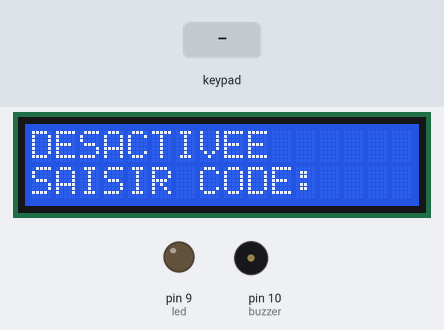
Simulated run of this sketch. Board: Arduino Uno, built with avr-gcc and run on an emulated ATmega328P. Shown: 16×2 character LCD, output pins drawn as LEDs (lit = HIGH), buzzer (waves = sounding, pin HIGH). The test bench sets the inputs (shaded band).

Above: at 1.2 s.
1.3 s: keypad keys 1 2 3 4 # pressed 0.4 s apart
At 3.7 s:
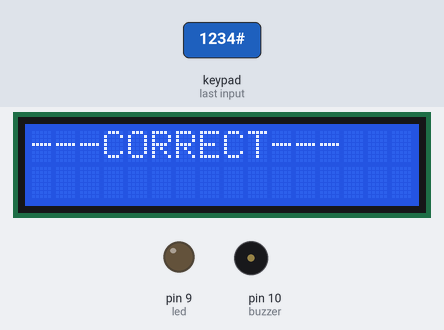
At 4.6 s:
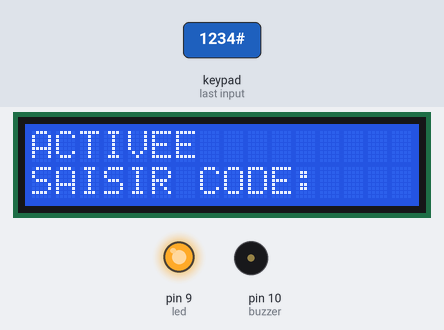
Timing chart, 0 to 6.1 s (numbered marks = the images above; inputs shaded):
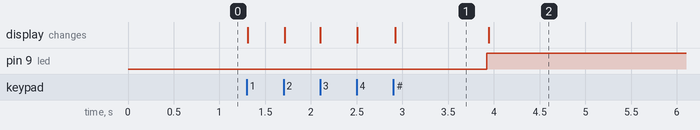

Measured:
- after the input at 1.3 s, pin 9 (led): LOW → HIGH after 2.6 s; the display: first changes at once (image 1 shows a later state)
- what the display in image 1 shows lasts 1.0 s, from 2.9 s to 3.9 s

The sketch:

alarme_domestique.ino
```cpp
//Importation des bibliothèques nécessaires au projet
#include <Wire.h>
#include <LiquidCrystal_I2C.h>
#include <Keypad.h>
#include <Password.h>

LiquidCrystal_I2C lcd(0x27, 16, 2); //L'adresse de l'lcd pourrait etre différente de 0x27 -> si besoin lancez un code pour scanner les périphériques I2C (I2C Scanner)
//On spécifie les pins sur lesquelles sont connectés le détecteur, la led et le buzzer
int detecteurMouvement = 8;
int led = 9;
int buzzer = 10;

const byte lignes = 4; //Nombre de lignes et colonnes sur le clavier
const byte colonnes = 4;
char boutons[lignes][colonnes] = { //Matrice de caractères correspondant à chacun des boutons du clavier
  {'1', '2', '3', 'A'},
  {'4', '5', '6', 'B'},
  {'7', '8', '9', 'C'},
  {'*', '0', '#', 'D'}
};
byte pinsLignes[lignes] = {7, 6, 5, 4}; //On spécifie les pins où sont branchés les fils correspondant aux lignes du clavier
byte pinsColonnes[colonnes] = {3, 2, 1, 0}; //On spécifie les pins où sont branchés les fils correspondant aux colonnes du clavier
Keypad clavier = Keypad(makeKeymap(boutons), pinsLignes, pinsColonnes, lignes, colonnes);

char bouton; //Variable permettant de stocker le caractère du bouton sur lequel on a appuyé
boolean alarme = false; //Variable permettant de savoir si l'alarme est activée ou désactivée
boolean code = false; //Variable permettant de controler si le code entré est correct ou non
boolean detection = false; //Variable permettant de savoir si un mouvement à été détecté
boolean timeout = false; //Variable permettant de savoir si on a dépassé le temps dans l'état ALERTE et qu'on doit passer en MODE SIRENE
boolean tempsMort = true; //Variable qui permet de gérer l'inactivité du détecteur de mouvement
int etape = 1; //Variable permettant de contrôler les événements dans le loop()
unsigned long tempoSirene = 0; //Variable compteur permettant de savoir quand activer le buzzer dans le MODE SIRENE tout en évitant les delay() qui sont bloquant !!
int compteur = 0; //Variable compteur permettant de compter le nombre de bip dans le MODE ALERTE
long temps; //Variable utilisée pour des mesures de temps locales lorsque l'alarme est en MODE ALERTE
int posLCD = 12; //Position sur l'LCD (colonne) où on print le 1er caractère du code
Password motDePasse = Password("1234"); //Mot de passe permettant d'activer et désactiver l'alarme


void setup() {
  //Déclaration des pins de l'Arduino en sortie pour la led et le buzzer et en entrée pour le détecteur
  pinMode(led, OUTPUT);
  pinMode(buzzer, OUTPUT);
  pinMode(detecteurMouvement, INPUT);
  //Initialisation de l'LCD et activation du rétro-éclairage
  lcd.init();
  lcd.backlight();
  //Appel de la fonction (voir plus bas dans le code) qui gère l'affichage de l'état de l'alarme sur l'LCD -> par défaut l'alarme est désactivée
  ecranEtatAlarme();
}


void loop() {
  bouton = clavier.getKey(); //On lit le clavier et on stocke le résultat dans la variable bouton
  if (bouton != NO_KEY) {
    switch (bouton)//On exécute une action en fonction de la touche qui a été appuyée
    {
      case '*' : reinitialiserCode(); break; //Si on appuye sur *, on efface le code sur l'LCD
      case '#' : verifierCode(); break; //Si on appuye sur #, on vérifie que le code entré par l'utilisateur = mot de passe de l'alarme
      case 'A' : break; //On ne fait rien lorsqu'il s'agit des 4 lettres
      case 'B' : break;
      case 'C' : break;
      case 'D' : break;
      default : ajouter(); //Si on appuye sur un chiffre, on l'ajoute au code utilisateur (concaténation) et on print sur l'LCD
    }
  }

  //ETAT 1
  //Si l'alarme vient d'être ACTIVEE,on attend 15 secondes et puis on commence à prendre des mesures avec le détecteur de mouvement
  //Dès que le capteur a détecté un mouvement, l'alarme passe en MODE ALERTE
  if (alarme == true && etape == 1) {
    if (tempsMort) {
      delay(15000);
      tempsMort = false;
    }
    else {
      if (digitalRead(detecteurMouvement) == HIGH) {
        detection = true;
        etape = 2;
      }
    }
  }

  //ETAT 2 (MODE ALERTE)
  //On émet un bip toutes les secondes pendant environ 10 secondes (=tant que compteur <=10)
  //On utilise la fonction millis pour la mesure du temps à la place d'un delay (bloquant) qui rendrait le clavier indisponible or on veut lire le clavier à tout moment
  if (detection == true && etape == 2) {
    if ((millis() - temps) > 1000)
    {
      tone(buzzer, 1000, 50);
      temps = millis();
      compteur = compteur + 1;

      if (compteur > 10) {
        timeout = true;
        etape = 3;
        compteur = 0;
      }
    }
  }

  //ETAT 3 (MODE SIRENE)
  //On active le buzzer pendant 10000 tours de boucle et on le désactive pendant 10000 autres tours
  //Le choix du nombre de boucle s'est fait par essai-erreur jusqu'à obtenir le résultat sonore souhaité
  //Une fois de plus, on évite la fonction delay grâce à une nouvelle astuce
  if (timeout == true) { //L'alarme passe en MODE SIRENE
    if (tempoSirene < 10000) {
      tone(buzzer, 1000, 50);
    }
    else {
      noTone(buzzer);
    }
    tempoSirene = tempoSirene + 1;
    if (tempoSirene > 20000) {
      tempoSirene = 0;
    }
  }
}

//----------FONCTIONS----------//

//Fonction qui change l'état de l'alarme sur l'écran LCD
void ecranEtatAlarme() {
  if (alarme) {
    lcd.clear();
    lcd.setCursor(0, 0);
    lcd.print("ACTIVEE");
    lcd.setCursor(0, 1);
    lcd.print("SAISIR CODE:");
  }
  else {
    lcd.clear();
    lcd.setCursor(0, 0);
    lcd.print("DESACTIVEE");
    lcd.setCursor(0, 1);
    lcd.print("SAISIR CODE:");
  }
}

//Fonction qui affiche un écran de confirmation lorsqu'on valide le code
void ecranValiditeCode() {
  if (code) {
    lcd.clear();
    lcd.setCursor(0, 0);
    lcd.print("---CORRECT---");
  }
  else {
    lcd.clear();
    lcd.setCursor(0, 0);
    lcd.print("---INCORRECT---");
  }
}

//Fonction qui change l'état de la LED statut en fonction de l'état de l'alarme
void etatLed() {
  if (alarme) {
    digitalWrite(led, HIGH);
  }
  else {
    digitalWrite(led, LOW);
  }
}

//Fonction qui permet de réinitialiser le code et l'effacer de l'écran LCD
void reinitialiserCode() {
  motDePasse.reset();
  ecranEtatAlarme();
  posLCD = 12;
}

//Fonction qui permet de tester si le code entré par l'utilisateur et correct
//Si c'est le cas, on change l'état de l'alarme (ACTIVEE->DESACTIVEE ou DESACTIVEE->ACTIVEE)
//On met à jour l'état de la led
//On réinitialise le code ainsi que les variables de contrôle
void verifierCode() {
  if (motDePasse.evaluate()) {
    code = true;
    ecranValiditeCode();
    delay(1000);
    alarme = !alarme;
    etatLed();
    reinitialiserCode();
    reinitialiserVariablesControle();
  }
  else {
    code = false;
    ecranValiditeCode();
    delay(1000);
    reinitialiserCode();
  }
}

//On ajoute le chiffre sur lequel on a appuyé au code entré (concaténation)
//On l'affiche sur l'écran LCD
void ajouter() {
  motDePasse.append(bouton);
  lcd.setCursor(posLCD, 1);
  lcd.print(bouton);
  posLCD = posLCD + 1;
  if (posLCD > 15) {
    posLCD = 12;
  }
}

//Fonction qui permet de réinitialiser les variables de contrôle
void reinitialiserVariablesControle() {
  etape = 1;
  detection = false;
  timeout = false;
  tempsMort = true;
  compteur = 0;
}
```

Password.h
```cpp
// (licence header left out)
#ifndef PASSWORD_H
#define PASSWORD_H

// Arduino versioning.
#if defined(ARDUINO) && ARDUINO >= 100
#include "Arduino.h"	// for digitalRead, digitalWrite, etc
#else
#include "WProgram.h"
#endif

#define MAX_PASSWORD_LENGTH 20

#define STRING_TERMINATOR '\0'

class Password {
public:
	Password(char* pass);

	void set(char* pass);
	bool is(char* pass);
	bool append(char character);
	void reset();
	bool evaluate();

	//char* getPassword();
	//char* getGuess();

	//operators
	Password &operator=(char* pass);
	bool operator==(char* pass);
	bool operator!=(char* pass);
	Password &operator<<(char character);

private:
	char* target;
	char guess[ MAX_PASSWORD_LENGTH ];
	byte currentIndex;
};

#endif

/*
|| @changelog
|| | 1.1 2009-06-17 - Alexander Brevig : Added assignment operator =, equality operators == != and insertion operator <<
|| | 1.0 2009-06-17 - Alexander Brevig : Initial Release
|| #
*/
```
